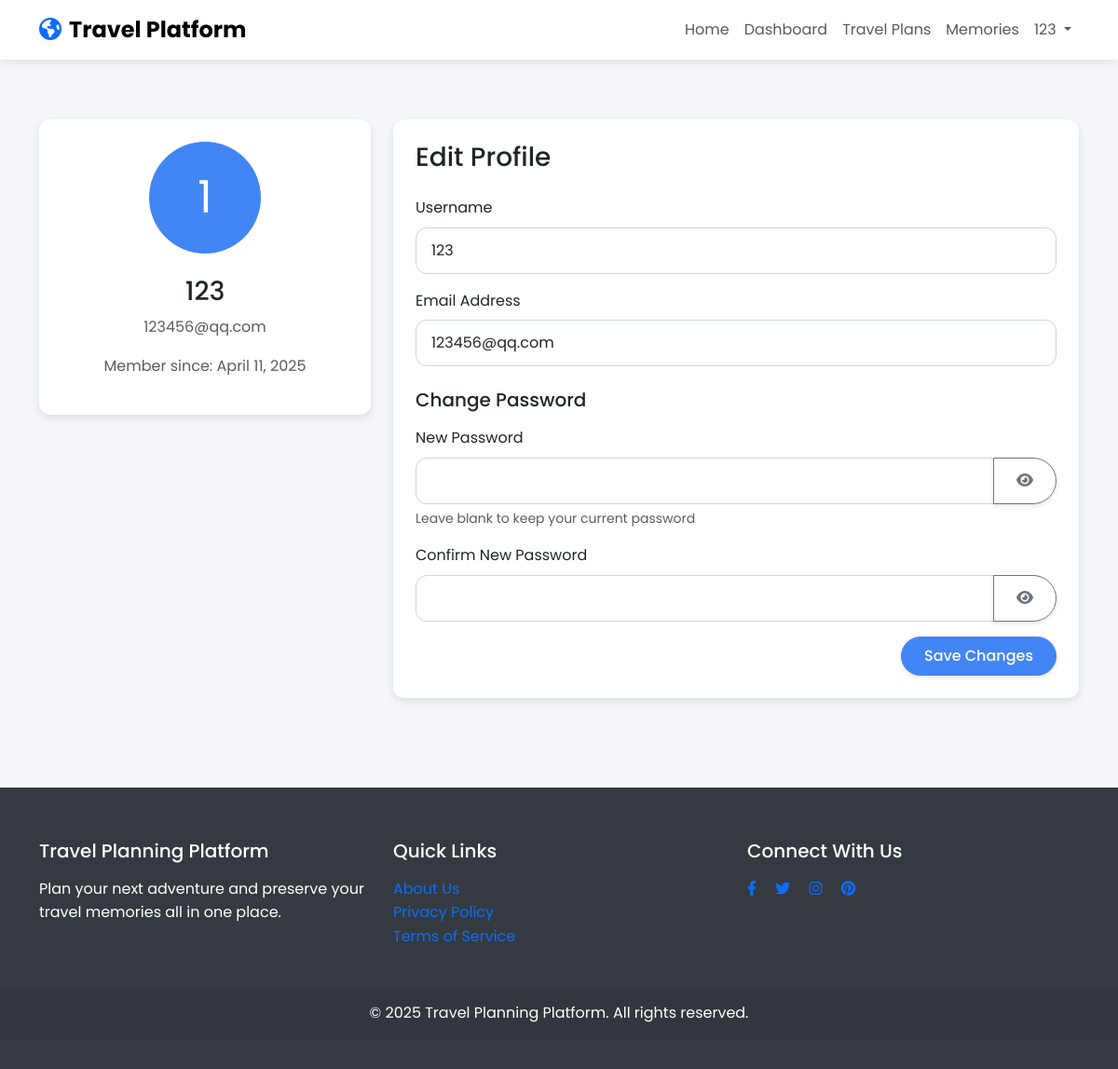
/auth/profile (signed in), run on the app's committed database.
### app/models/user.py (models this page shows, shortened)
class User(UserMixin, db.Model):
    id = db.Column(db.Integer, primary_key=True)
    username = db.Column(db.String(64), unique=True, nullable=False)
    email = db.Column(db.String(120), unique=True, nullable=False)
    password_hash = db.Column(db.String(128))
    created_at = db.Column(db.DateTime, default=datetime.utcnow)
    travel_plans = db.relationship('TravelPlan', backref='user', lazy='dynamic')
    memories = db.relationship('Memory', backref='user', lazy='dynamic')

### app/routes/auth.py (the view, shortened to what this page needs)
@auth_bp.route('/profile', methods=['GET', 'POST'])
@login_required
def profile():
    return render_template('auth/profile.html')

### app/auth.py (called while the page is built)
@login_manager.user_loader
def load_user(user_id):
    return User.query.get(int(user_id))

### app/templates/auth/profile.html (shortened to what this page needs)
{% extends 'base.html' %}
{% block content %}
<div class="container py-5">
    <div class="row">
        <div class="col-lg-4 mb-4">
            <div class="card animate fade-in">
                <div class="card-body text-center p-4">
                    <div class="mb-4">
                        <div style="width: 120px; height: 120px; background-color: #4285f4; color: white; font-size: 3rem; display: flex; align-items: center; justify-content: center; border-radius: 50%; margin: 0 auto;">
                            {{ current_user.username[0] | upper }}
                        </div>
                    </div>
                    <h3>{{ current_user.username }}</h3>
                    <p class="text-muted">{{ current_user.email }}</p>
                    <p class="text-muted">Member since: {{ current_user.created_at.strftime('%B %d, %Y') }}</p>
                </div>
            </div>
        </div>
        <div class="col-lg-8">
            <div class="card animate fade-in" style="animation-delay: 0.2s;">
                <div class="card-body p-4">
                    <h3 class="card-title mb-4">Edit Profile</h3>
                    <form method="post" class="needs-validation" novalidate>
                        <div class="mb-3">
                            <label for="username" class="form-label">Username</label>
                            <input type="text" class="form-control" id="username" name="username" value="{{ current_user.username }}" required>
                        </div>
                        <div class="mb-3">
                            <label for="email" class="form-label">Email Address</label>
                            <input type="email" class="form-control" id="email" name="email" value="{{ current_user.email }}" required>
                        </div>
                        <h5 class="mt-4 mb-3">Change Password</h5>
                        <div class="mb-3">
                            <label for="password" class="form-label">New Password</label>
                            <div class="input-group">
                                <input type="password" class="form-control" id="password" name="password">
                                <button class="btn btn-outline-secondary" type="button" id="togglePassword" onclick="togglePasswordVisibility('togglePassword', 'password')">
                                    <i class="fas fa-eye"></i>
                                </button>
                            </div>
                            <div class="form-text">Leave blank to keep your current password</div>
                        </div>
                        <div class="mb-3">
                            <label for="confirm_password" class="form-label">Confirm New Password</label>
                            <div class="input-group">
                                <input type="password" class="form-control" id="confirm_password" name="confirm_password">
                                <button class="btn btn-outline-secondary" type="button" id="toggleConfirmPassword" onclick="togglePasswordVisibility('toggleConfirmPassword', 'confirm_password')">
                                    <i class="fas fa-eye"></i>
                                </button>
                            </div>
                        </div>
                        <div class="d-flex justify-content-end">
                            <button type="submit" class="btn btn-primary">Save Changes</button>
                        </div>
                    </form>
                </div>
            </div>
        </div>
    </div>
</div>
{% endblock %}

### app/templates/base.html (shortened to what this page needs)
<!DOCTYPE html>
<html lang="en">
<head>
    <link href="https://cdn.jsdelivr.net/npm/bootstrap@5.3.0-alpha1/dist/css/bootstrap.min.css" rel="stylesheet">
    <link rel="stylesheet" href="https://cdnjs.cloudflare.com/ajax/libs/font-awesome/6.0.0/css/all.min.css">
    <link rel="stylesheet" href="https://unpkg.com/leaflet@1.9.3/dist/leaflet.css">
    <link rel="stylesheet" href="{{ url_for('static', filename='css/style.css') }}">
</head>
<body>
    <nav class="navbar navbar-expand-lg navbar-light bg-white sticky-top">
        <div class="container">
            <a class="navbar-brand" href="{{ url_for('main.index') }}">
                <i class="fas fa-globe-americas me-2 text-primary"></i>Travel Platform
            </a>
            <div class="collapse navbar-collapse" id="navbarNav">
                <ul class="navbar-nav ms-auto">
                    <li class="nav-item">
                        <a class="nav-link" href="{{ url_for('main.index') }}">Home</a>
                    </li>
                    {% if current_user.is_authenticated %}
                        <li class="nav-item">
                            <a class="nav-link" href="{{ url_for('main.dashboard') }}">Dashboard</a>
                        </li>
                        <li class="nav-item">
                            <a class="nav-link" href="{{ url_for('planner.index') }}">Travel Plans</a>
                        </li>
                        <li class="nav-item">
                            <a class="nav-link" href="{{ url_for('memories.index') }}">Memories</a>
                        </li>
                        <li class="nav-item dropdown">
                            <a class="nav-link dropdown-toggle" href="#" id="navbarDropdown" role="button" data-bs-toggle="dropdown">
                                {{ current_user.username }}
                            </a>
                        </li>
                    {% endif %}
                </ul>
            </div>
        </div>
    </nav>
    <main>
        {% block content %}{% endblock %}
    </main>
    <footer class="text-center text-lg-start">
        <div class="container py-4">
            <div class="row">
                <div class="col-lg-4 mb-4 mb-lg-0">
                    <h5 class="mb-3">Travel Planning Platform</h5>
                    <p>Plan your next adventure and preserve your travel memories all in one place.</p>
                </div>
                <div class="col-lg-4 mb-4 mb-lg-0">
                    <h5 class="mb-3">Quick Links</h5>
                    <ul class="list-unstyled">
                        <li><a href="{{ url_for('main.about') }}" class="text-decoration-none">About Us</a></li>
                        <li><a href="#" class="text-decoration-none">Privacy Policy</a></li>
                        <li><a href="#" class="text-decoration-none">Terms of Service</a></li>
                    </ul>
                </div>
                <div class="col-lg-4">
                    <h5 class="mb-3">Connect With Us</h5>
                    <div class="social-links">
                        <a href="#" class="me-3 text-decoration-none"><i class="fab fa-facebook-f"></i></a>
                        <a href="#" class="me-3 text-decoration-none"><i class="fab fa-twitter"></i></a>
                        <a href="#" class="me-3 text-decoration-none"><i class="fab fa-instagram"></i></a>
                        <a href="#" class="text-decoration-none"><i class="fab fa-pinterest"></i></a>
                    </div>
                </div>
            </div>
        </div>
        <div class="text-center p-3" style="background-color: rgba(0, 0, 0, 0.05);">
            © 2025 Travel Planning Platform. All rights reserved.
        </div>
    </footer>
</body>
</html>

### app/static/css/style.css (style rules this page uses)
:root { --primary-color: #4285f4; --secondary-color: #34a853; --accent-color: #fbbc05; --danger-color: #ea4335; --light-color: #f8f9fa; --dark-color: #343a40; --text-color: #212529; --border-radius: 12px; --transition-speed: 0.3s; --box-shadow: 0 4px 10px rgba(0, 0, 0, 0.1); }
body { font-family: 'Poppins', sans-serif; line-height: 1.6; color: var(--text-color); background-color: #f5f7fa; transition: all var(--transition-speed) ease; }
.animate { animation-duration: 0.5s; animation-fill-mode: both; }
.fade-in { animation-name: fadeIn; }
.card { border-radius: var(--border-radius); overflow: hidden; border: none; box-shadow: var(--box-shadow); transition: transform var(--transition-speed); }
.btn { border-radius: 50px; padding: 0.5rem 1.5rem; transition: all var(--transition-speed); box-shadow: 0 2px 5px rgba(0, 0, 0, 0.1); font-weight: 500; }
.btn-primary { background-color: var(--primary-color); border-color: var(--primary-color); }
.form-control, .form-select { border-radius: var(--border-radius); border: 1px solid #ced4da; padding: 0.75rem 1rem; transition: border-color var(--transition-speed), box-shadow var(--transition-speed); }
.navbar { background-color: white; box-shadow: 0 2px 10px rgba(0, 0, 0, 0.1); }
.navbar-brand { font-weight: 700; font-size: 1.5rem; }
footer { background-color: var(--dark-color); color: white; padding: 2rem 0; margin-top: 3rem; }

### data on the page
User: username "123", username "1", email "123456@qq.com", created_at "April 11, 2025"
